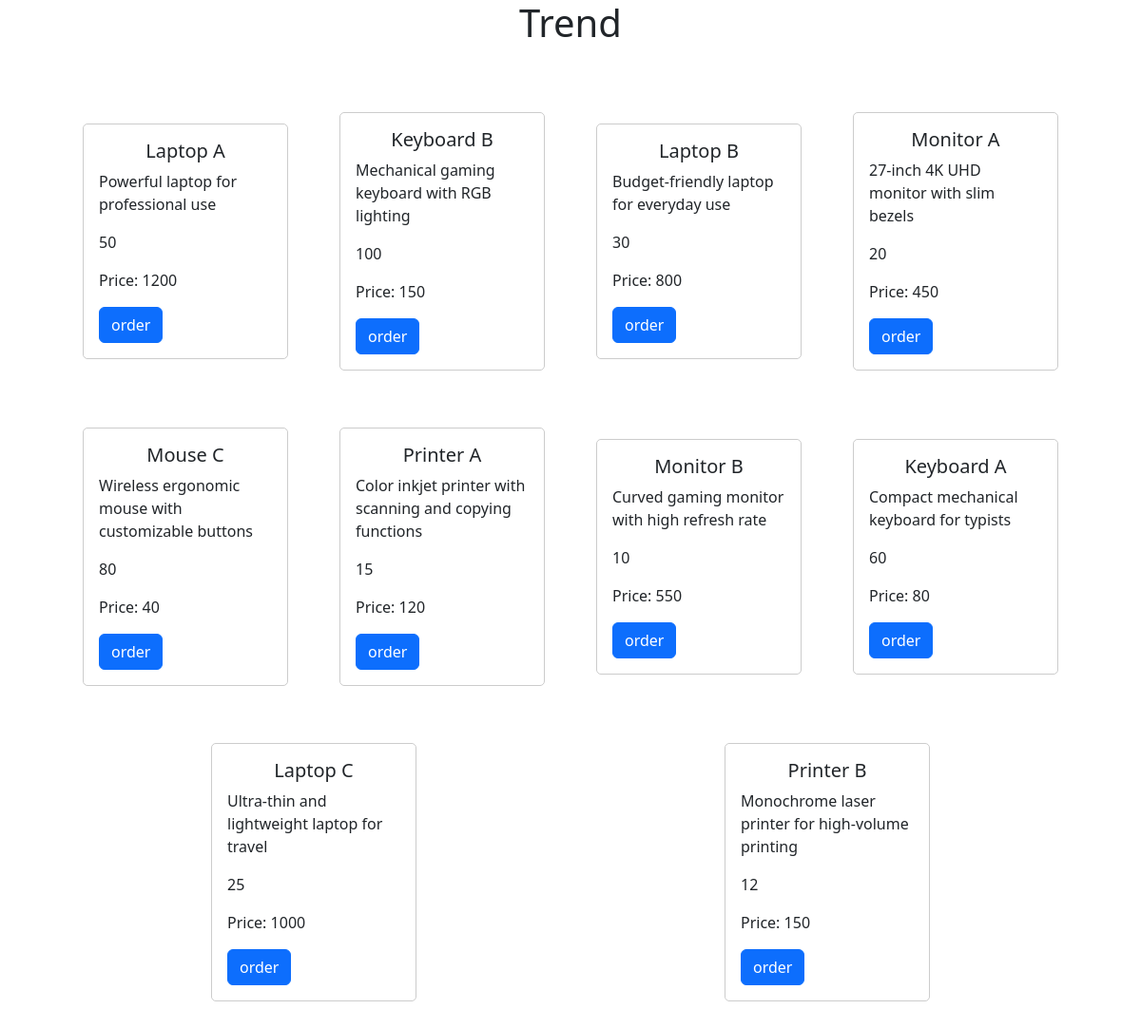
The app's page /product (signed in), older data.
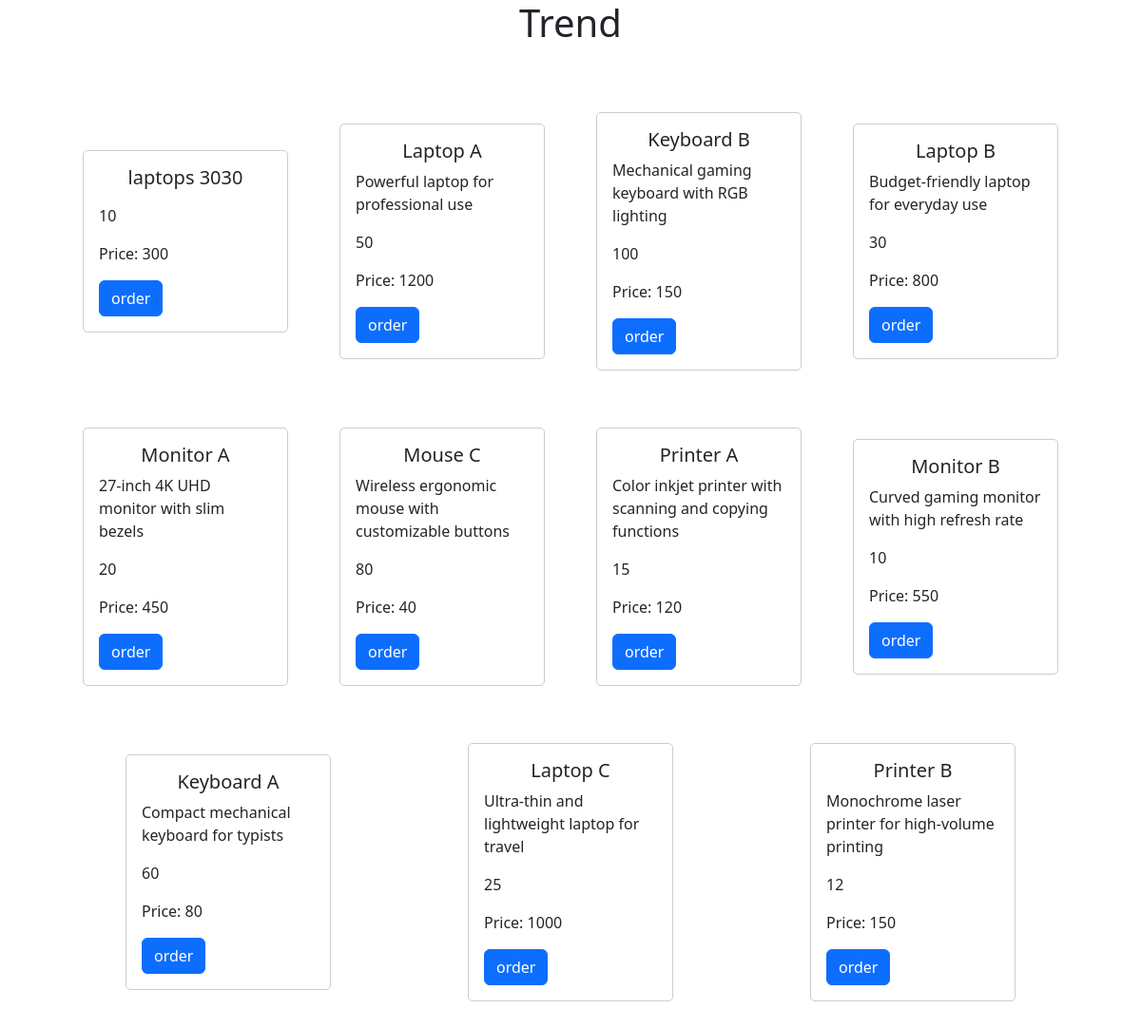
The same page, newer data.
### tables this page shows
CREATE TABLE Products (
    product_id INTEGER PRIMARY KEY AUTOINCREMENT,
    type_id INTEGER,
    product_name TEXT NOT NULL,
    description TEXT,
    price DECIMAL NOT NULL,
    stock_quantity INTEGER NOT NULL, created_at TIMESTAMP DEFAULT CURRENT_TIMESTAMP, img TEXT defualt 'default.jpp',
    FOREIGN KEY (type_id) REFERENCES Types(type_id)
);

### app.py (the view)
@app.route("/product", methods =["POST", "GET"])
def product():
    role = 'Customer'
    if session["user_id"]:
        rows = db.execute("SELECT * FROM Users WHERE user_id = ?", session["user_id"])
        role = rows[0]["role"]
    if request.method == 'POST':
        products = db.execute("select * from Products where type_id = (select type_id from Types where type_name = ?) ORDER BY created_at DESC limit 32", request.form.get("id"))
        return render_template("product.html", products = products, role=role)
    products = db.execute("select * from Products ORDER BY created_at DESC limit 32")
    return render_template("product.html", products = products, role=role)

### templates/product.html (shortened to what this page needs)
<!DOCTYPE html>
<html lang="en">
<head>
    <link href="https://cdn.jsdelivr.net/npm/bootstrap@5.3.2/dist/css/bootstrap.min.css" rel="stylesheet">
    <link rel="stylesheet" href="{{ url_for('static', filename='style.css') }}">
</head>
<body>
<section id="trend" >
  <h1 style="text-align: center;">Trend</h1>
  <div class="container-flexs">
    {% for product in products %}
  <div class="card item-flexs" >
    <div class="card-body">
      <h5 class="card-title">{{ product['product_name']}}</h5>
      <p class="card-text">{{ product['description'] }}</p>
      <p class="card-text">{{ product['stock_quantity'] }}</p>
      <p class="card-text">Price: {{ product['price'] }}</p>
      {% if role == 'Supplier' %}
      <form action="/remove">
        <input type="text" name = "id" hidden value="{{product['product_id']}}">
        <button type="submit" class="btn btn-warning">Remove</button>
      </form>
      {% elif role == 'Customer' %}
      <button class="btn btn-primary float-right">order</button>
      {% endif %}
    </div>
  </div>
  {% endfor %}
  </div>
</section>
</body>
</html>

### static/style.css (style rules this page uses)
.container-flexs { display: flex; flex-direction: row; flex-wrap: wrap; justify-content: space-around; align-items: center; padding: 20px ; margin: 20px 40px; }
.item-flexs { margin: 30px 10px; border: 1px solid #ccc; border-radius: 5px; width: 20%; }
.card-title { text-align: center; }
#trend,footer { z-index: 2; }

Row changes from the older to the newer data that the page shows:
added Products: product_name "laptops 3030", stock_quantity "10", price "300"
